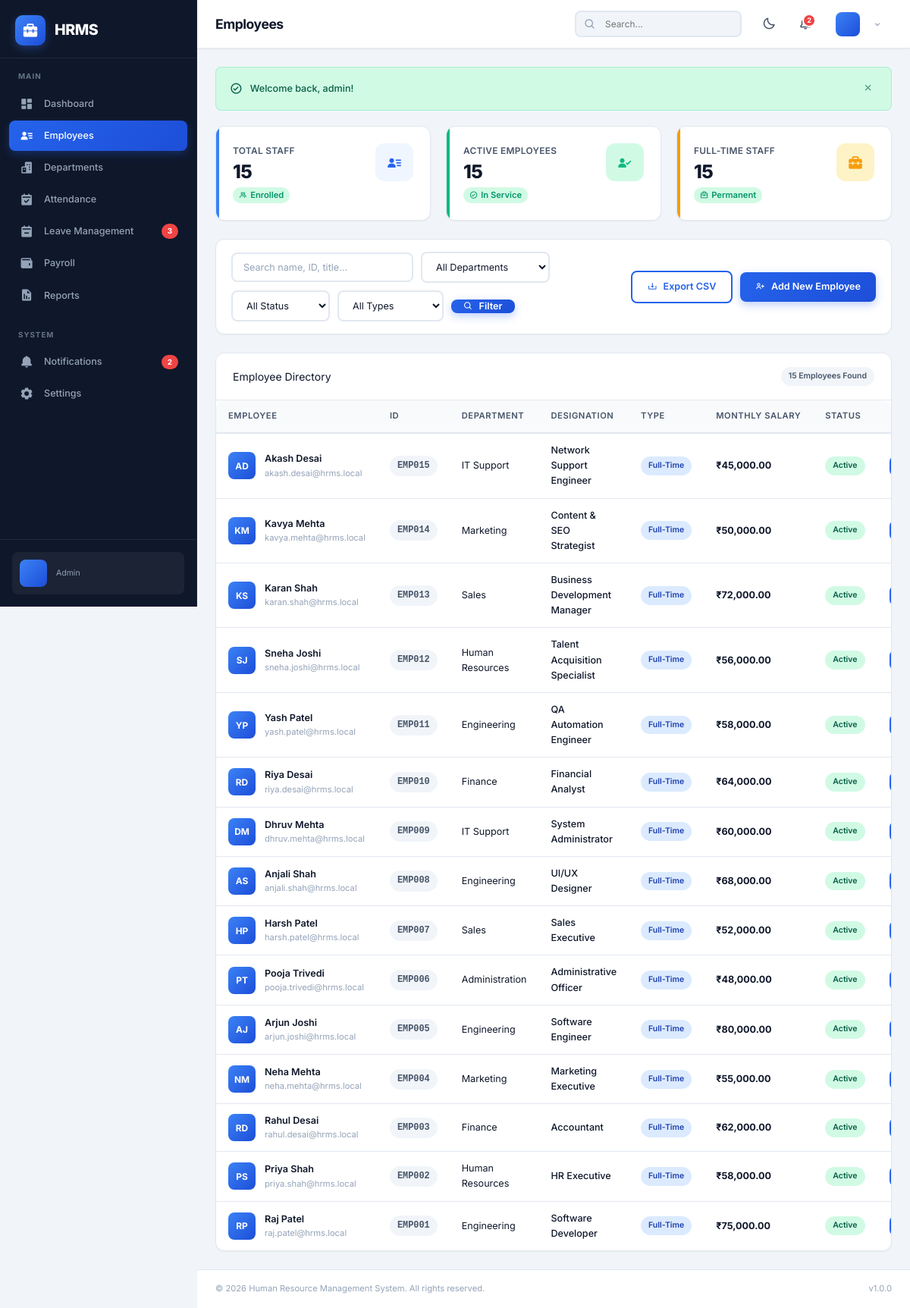
Page /admin/employees.php (signed in) on the committed database.
### tables this page shows
CREATE TABLE `employees` (
  `id` int(11) NOT NULL AUTO_INCREMENT,
  `user_id` int(11) NOT NULL,
  `employee_id` varchar(20) NOT NULL,
  `first_name` varchar(50) NOT NULL,
  `last_name` varchar(50) NOT NULL,
  `email` varchar(100) NOT NULL,
  `phone` varchar(20) DEFAULT NULL,
  `date_of_birth` date DEFAULT NULL,
  `gender` enum('male','female','other') DEFAULT NULL,
  `address` text DEFAULT NULL,
  `city` varchar(50) DEFAULT NULL,
  `state` varchar(50) DEFAULT NULL,
  `zip_code` varchar(10) DEFAULT NULL,
  `department_id` int(11) DEFAULT NULL,
  `designation` varchar(100) DEFAULT NULL,
  `date_of_joining` date NOT NULL,
  `employment_type` enum('full-time','part-time','contract','intern') NOT NULL DEFAULT 'full-time',
  `salary` decimal(12,2) NOT NULL DEFAULT 0.00,
  `bank_name` varchar(100) DEFAULT NULL,
  `bank_account` varchar(50) DEFAULT NULL,
  `ifsc_code` varchar(20) DEFAULT NULL,
  `pan_number` varchar(20) DEFAULT NULL,
  `emergency_contact_name` varchar(100) DEFAULT NULL,
  `emergency_contact_phone` varchar(20) DEFAULT NULL,
  `status` enum('active','inactive','terminated') NOT NULL DEFAULT 'active',
  `created_at` timestamp NOT NULL DEFAULT current_timestamp(),
  `updated_at` timestamp NOT NULL DEFAULT current_timestamp() ON UPDATE current_timestamp(),
  PRIMARY KEY (`id`),
  UNIQUE KEY `uk_employee_id` (`employee_id`),
  UNIQUE KEY `uk_user_id` (`user_id`),
  KEY `idx_department` (`department_id`),
  CONSTRAINT `fk_employee_department` FOREIGN KEY (`department_id`) REFERENCES `departments` (`id`) ON DELETE SET NULL,
  CONSTRAINT `fk_employee_user` FOREIGN KEY (`user_id`) REFERENCES `users` (`id`) ON DELETE CASCADE
);

CREATE TABLE `departments` (
  `id` int(11) NOT NULL AUTO_INCREMENT,
  `name` varchar(100) NOT NULL,
  `description` text DEFAULT NULL,
  `head_id` int(11) DEFAULT NULL,
  `status` enum('active','inactive') NOT NULL DEFAULT 'active',
  `created_at` timestamp NOT NULL DEFAULT current_timestamp(),
  `updated_at` timestamp NOT NULL DEFAULT current_timestamp() ON UPDATE current_timestamp(),
  PRIMARY KEY (`id`),
  UNIQUE KEY `uk_department_name` (`name`)
);

### includes/auth.php (called while the page is built, shortened)
<?php
function sanitize(string $input): string {
    return htmlspecialchars(trim($input), ENT_QUOTES, 'UTF-8');
}

### admin/employees.php (the view, shortened to what this page needs)
<?php
require_once __DIR__ . '/../includes/auth.php';
$pdo = getDBConnection();
$search = trim($_GET['search'] ?? '');
$deptFilter = !empty($_GET['department_id']) ? (int)$_GET['department_id'] : 0;
$statusFilter = trim($_GET['status'] ?? '');
$query = "SELECT e.*, d.name AS department_name, u.username, u.last_login,
                 (SELECT COUNT(*) FROM attendance a WHERE a.employee_id = e.id AND a.status IN ('present', 'late')) AS present_count,
                 (SELECT COALESCE(SUM(total_days), 0) FROM leaves l WHERE l.employee_id = e.id AND l.status = 'approved') AS leave_days
          FROM employees e
          JOIN users u ON e.user_id = u.id
          LEFT JOIN departments d ON e.department_id = d.id
          WHERE 1=1";
$params = [];
$query .= " ORDER BY e.id DESC";
$stmt = $pdo->prepare($query);
$stmt->execute($params);
$employees = $stmt->fetchAll();
$totalEmps = $pdo->query("SELECT COUNT(*) FROM employees")->fetchColumn();
$activeEmps = $pdo->query("SELECT COUNT(*) FROM employees WHERE status = 'active'")->fetchColumn();
$fullTimeEmps = $pdo->query("SELECT COUNT(*) FROM employees WHERE employment_type = 'full-time' AND status = 'active'")->fetchColumn();
include __DIR__ . '/../includes/header.php';
?>
<div class="stats-grid" style="margin-bottom: 24px;">
    <div class="stat-card blue">
        <div class="stat-info">
            <h4>Total Staff</h4>
            <div class="stat-number"><?= $totalEmps ?></div>
            <div class="stat-change up"><i class='bx bx-group'></i> Enrolled</div>
        </div>
        <div class="stat-icon blue"><i class='bx bxs-user-detail'></i></div>
    </div>
    <div class="stat-card green">
        <div class="stat-info">
            <h4>Active Employees</h4>
            <div class="stat-number"><?= $activeEmps ?></div>
            <div class="stat-change up"><i class='bx bx-check-circle'></i> In Service</div>
        </div>
        <div class="stat-icon green"><i class='bx bxs-user-check'></i></div>
    </div>
    <div class="stat-card orange">
        <div class="stat-info">
            <h4>Full-Time Staff</h4>
            <div class="stat-number"><?= $fullTimeEmps ?></div>
            <div class="stat-change up"><i class='bx bx-briefcase'></i> Permanent</div>
        </div>
        <div class="stat-icon orange"><i class='bx bxs-briefcase-alt-2'></i></div>
    </div>
</div>
<div class="card" style="margin-bottom: 24px;">
    <div class="card-body" style="padding: 16px 20px;">
        <div style="display: flex; flex-wrap: wrap; gap: 12px; justify-content: space-between; align-items: center;">
            <form method="GET" action="" style="display: flex; flex-wrap: wrap; gap: 10px; flex: 1; align-items: center;">
                <input type="text" name="search" class="form-control" style="max-width: 240px;" placeholder="Search name, ID, title..." value="<?= sanitize($search) ?>">
                <select name="department_id" class="form-control" style="width: 170px;">
                    <option value="">All Departments</option>
                </select>
                <select name="status" class="form-control" style="width: 130px;">
                    <option value="">All Status</option>
                </select>
                <select name="type" class="form-control" style="width: 140px;">
                    <option value="">All Types</option>
                </select>
                <button type="submit" class="btn btn-primary" style="padding: 0 16px;">
                    <i class='bx bx-search'></i> Filter
                </button>
            </form>
            <div style="display: flex; gap: 10px; align-items: center;">
                <a href="?export=csv<?= $search ? '&search=' . urlencode($search) : '' ?><?= $deptFilter ? '&department_id=' . $deptFilter : '' ?><?= $statusFilter ? '&status=' . urlencode($statusFilter) : '' ?>" class="btn btn-outline" title="Export current list to CSV">
                    <i class='bx bx-download'></i> Export CSV
                </a>
                <button type="button" class="btn btn-primary" onclick="openModal('addEmpModal')">
                    <i class='bx bx-user-plus'></i> Add New Employee
                </button>
            </div>
        </div>
    </div>
</div>
<div class="card">
    <div class="card-header">
        <div class="card-title">Employee Directory</div>
        <span class="badge badge-secondary"><?= count($employees) ?> Employees Found</span>
    </div>
    <div class="table-container">
        <table class="data-table">
            <thead>
                <tr>
                    <th>Employee</th>
                    <th>ID</th>
                    <th>Department</th>
                    <th>Designation</th>
                    <th>Type</th>
                    <th>Monthly Salary</th>
                    <th>Status</th>
                    <th style="text-align: right;">Actions</th>
                </tr>
            </thead>
            <tbody>
                <?php if (empty($employees)): ?>
                <tr>
                    <td colspan="8" style="text-align: center; padding: 48px; color: var(--text-muted);">
                        <i class='bx bx-user-x' style="font-size: 3rem; margin-bottom: 8px; display: block;"></i>
                        No employees found matching the specified criteria.
                    </td>
                </tr>
                <?php else: ?>
                    <?php foreach ($employees as $emp):
                        $fullName = $emp['first_name'] . ' ' . $emp['last_name'];
                        $initials = strtoupper(substr($emp['first_name'], 0, 1) . substr($emp['last_name'], 0, 1));
                    ?>
                    <tr>
                        <td>
                            <div style="display: flex; align-items: center; gap: 12px;">
                                <?php if (!empty($emp['avatar']) && file_exists(__DIR__ . '/../' . $emp['avatar'])): ?>
                                <img src="<?= APP_URL . '/' . htmlspecialchars($emp['avatar']) ?>" alt="<?= sanitize($fullName) ?>" style="width: 36px; height: 36px; border-radius: 50%; object-fit: cover;">
                                <?php else: ?>
                                <div class="user-avatar-sm" style="width: 36px; height: 36px; font-size: 0.85rem; font-weight: 700;">
                                    <?= $initials ?>
                                </div>
                                <?php endif; ?>
                                <div>
                                    <div style="font-weight: 600; color: var(--text-primary);">
                                        <?= sanitize($fullName) ?>
                                    </div>
                                    <div style="color: var(--text-muted); font-size: 0.8rem;">
                                        <?= sanitize($emp['email']) ?>
                                    </div>
                                </div>
                            </div>
                        </td>
                        <td>
                            <span class="badge badge-secondary" style="font-family: monospace; font-size: 0.85rem;">
                                <?= sanitize($emp['employee_id']) ?>
                            </span>
                        </td>
                        <td>
                            <?= !empty($emp['department_name']) ? sanitize($emp['department_name']) : '<span style="color:var(--text-muted);">Unassigned</span>' ?>
                        </td>
                        <td>
                            <div style="font-weight: 500; font-size: 0.9rem;"><?= sanitize($emp['designation'] ?: 'Staff') ?></div>
                        </td>
                        <td>
                            <span class="badge badge-info" style="text-transform: capitalize;">
                                <?= sanitize($emp['employment_type']) ?>
                            </span>
                        </td>
                        <td>
                            <strong style="color: var(--text-primary);">₹<?= number_format($emp['salary'], 2) ?></strong>
                        </td>
                        <td>
                            <?php if ($emp['status'] === 'active'): ?>
                            <span class="badge badge-success">Active</span>
                            <?php elseif ($emp['status'] === 'inactive'): ?>
                            <span class="badge badge-warning">Inactive</span>
                            <?php elseif ($emp['status'] === 'on-leave'): ?>
                            <span class="badge badge-secondary">On Leave</span>
                            <?php else: ?>
                            <span class="badge badge-danger">Terminated</span>
                            <?php endif; ?>
                        </td>
                        <td style="text-align: right; white-space: nowrap;">
                            <button type="button" class="btn btn-outline btn-sm" onclick='viewEmployee(<?= json_encode($emp) ?>)' title="View Full Details">
                            </button>
                        </td>
                    </tr>
                    <?php endforeach; ?>
                <?php endif; ?>
            </tbody>
        </table>
    </div>
</div>
<?php include __DIR__ . '/../includes/footer.php'; ?>

### rows in the picture
employees: initials "AD", fullName "Akash Desai", email "akash.desai@hrms.local", employee "EMP015", department.name "IT Support", designation "Network Support Engineer", employment_type "Full-Time", salary "45,000.00", status "Active"
employees: initials "KM", fullName "Kavya Mehta", email "kavya.mehta@hrms.local", employee "EMP014", department.name "Marketing", designation "Content & SEO Strategist", employment_type "Full-Time", salary "50,000.00", status "Active"
employees: initials "KS", fullName "Karan Shah", email "karan.shah@hrms.local", employee "EMP013", department.name "Sales", designation "Business Development Manager", employment_type "Full-Time", salary "72,000.00", status "Active"
employees: initials "SJ", fullName "Sneha Joshi", email "sneha.joshi@hrms.local", employee "EMP012", department.name "Human Resources", designation "Talent Acquisition Specialist", employment_type "Full-Time", salary "56,000.00", status "Active"
employees: initials "YP", fullName "Yash Patel", email "yash.patel@hrms.local", employee "EMP011", department.name "Engineering", designation "QA Automation Engineer", employment_type "Full-Time", salary "58,000.00", status "Active"
employees: initials "RD", fullName "Riya Desai", email "riya.desai@hrms.local", employee "EMP010", department.name "Finance", designation "Financial Analyst", employment_type "Full-Time", salary "64,000.00", status "Active"
employees: initials "DM", fullName "Dhruv Mehta", email "dhruv.mehta@hrms.local", employee "EMP009", department.name "IT Support", designation "System Administrator", employment_type "Full-Time", salary "60,000.00", status "Active"
employees: initials "AS", fullName "Anjali Shah", email "anjali.shah@hrms.local", employee "EMP008", department.name "Engineering", designation "UI/UX Designer", employment_type "Full-Time", salary "68,000.00", status "Active"
employees: initials "HP", fullName "Harsh Patel", email "harsh.patel@hrms.local", employee "EMP007", department.name "Sales", designation "Sales Executive", employment_type "Full-Time", salary "52,000.00", status "Active"
employees: initials "PT", fullName "Pooja Trivedi", email "pooja.trivedi@hrms.local", employee "EMP006", department.name "Administration", designation "Administrative Officer", employment_type "Full-Time", salary "48,000.00", status "Active"
employees: initials "AJ", fullName "Arjun Joshi", email "arjun.joshi@hrms.local", employee "EMP005", department.name "Engineering", designation "Software Engineer", employment_type "Full-Time", salary "80,000.00", status "Active"
employees: initials "NM", fullName "Neha Mehta", email "neha.mehta@hrms.local", employee "EMP004", department.name "Marketing", designation "Marketing Executive", employment_type "Full-Time", salary "55,000.00", status "Active"
employees: initials "RD", fullName "Rahul Desai", email "rahul.desai@hrms.local", employee "EMP003", department.name "Finance", designation "Accountant", employment_type "Full-Time", salary "62,000.00", status "Active"
employees: initials "PS", fullName "Priya Shah", email "priya.shah@hrms.local", employee "EMP002", department.name "Human Resources", designation "HR Executive", employment_type "Full-Time", salary "58,000.00", status "Active"
employees: initials "RP", fullName "Raj Patel", email "raj.patel@hrms.local", employee "EMP001", department.name "Engineering", designation "Software Developer", employment_type "Full-Time", salary "75,000.00", status "Active"

### other values in the picture
APP_NAME "HRMS"
$pendingLeaves "3"
$notificationCount "2"
$currentRole "Admin"
PAGE_TITLE "Employees"
$flash['message'] "Welcome back, admin!"
$totalEmps "15"
$activeEmps "15"
$fullTimeEmps "15"
count($employees) "15"
APP_FULL_NAME "Human Resource Management System"
APP_VERSION "1.0.0"
